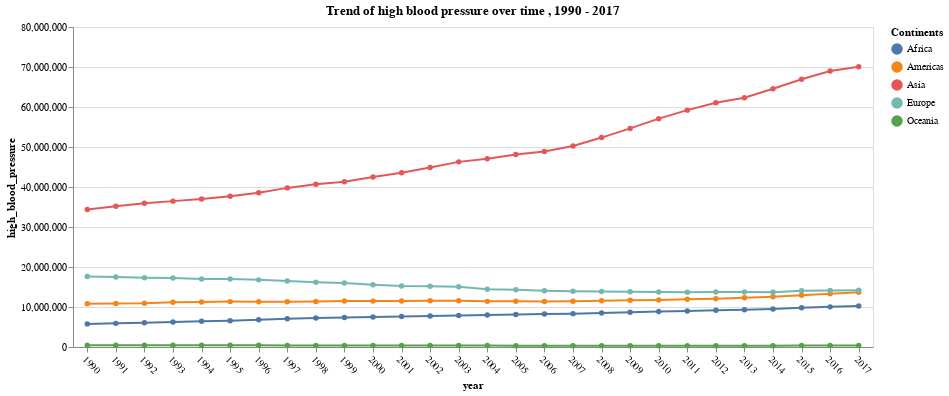

Write notebook code for a chart like this one.
### Code cell
line_graph("high_blood_pressure")

### Figure 1 — Vega-Lite specification as saved in the notebook (floating-point values rounded to 4 significant figures; data arrays with more than 128 entries replaced by an {"elided": "..."} marker saying what was removed)
{"$schema": "https://vega.github.io/schema/vega-lite/v3.4.0.json", "config": {"mark": {"tooltip": null}, "view": {"height": 300, "width": 400}}, "data": {"name": "data-650b0a302fba9b04458c2ad1940ef88f"}, "datasets": {"data-650b0a302fba9b04458c2ad1940ef88f": {"elided": "140 records"}}, "encoding": {"color": {"field": "continent", "title": "Continents", "type": "nominal"}, "tooltip": [{"field": "year", "type": "nominal"}, {"field": "continent", "type": "nominal"}, {"field": "high_blood_pressure", "type": "quantitative"}], "x": {"axis": {"labelAngle": 45}, "field": "year", "type": "nominal"}, "y": {"field": "high_blood_pressure", "type": "quantitative"}}, "height": 320, "mark": {"point": true, "type": "line"}, "title": "Trend of high blood pressure over time , 1990 - 2017", "width": 800}
